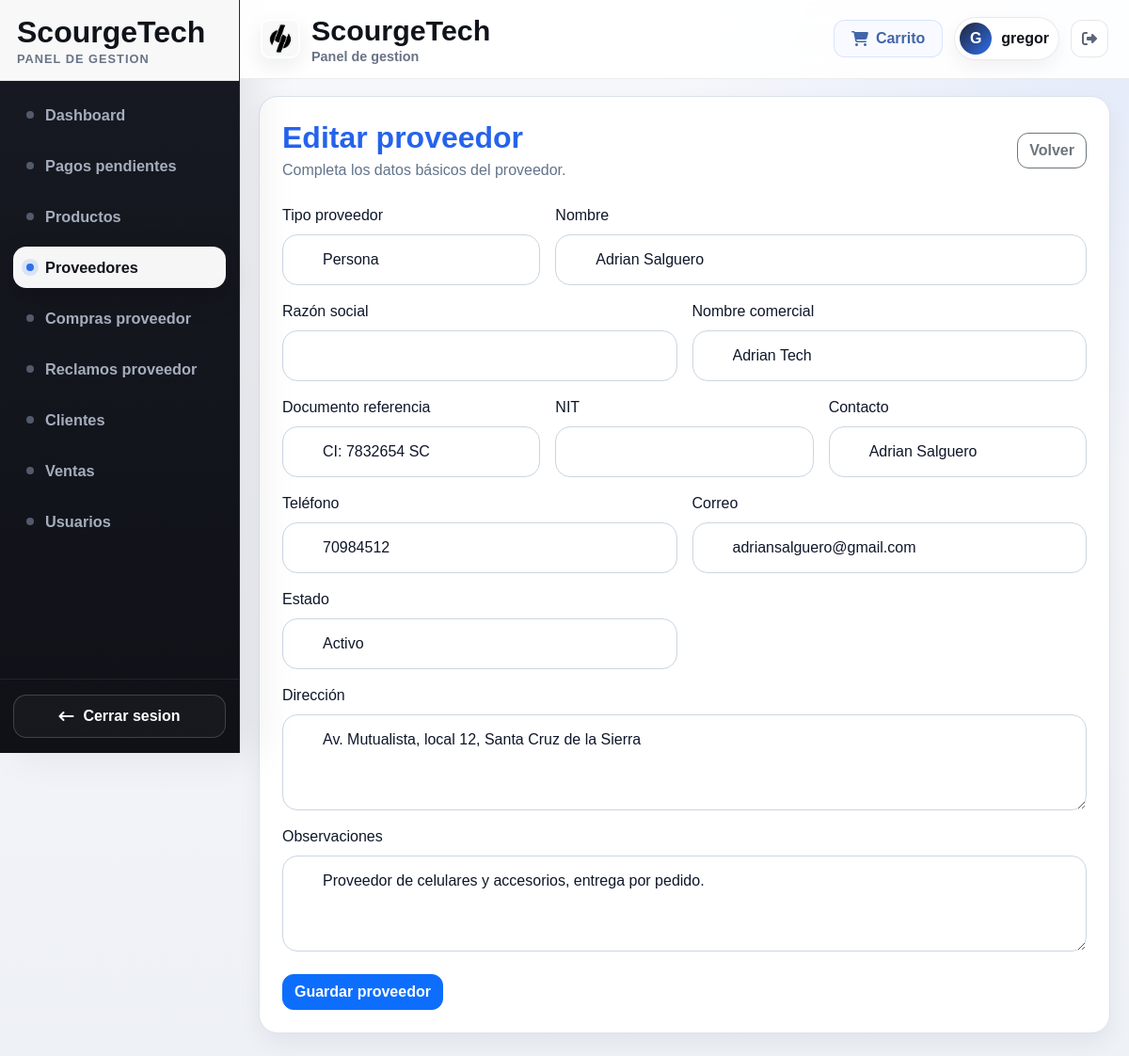
The page /tienda/proveedores/1/editar/ (signed in) on the database its author committed.
### tienda/models.py (models this page shows, shortened)
class Proveedor(models.Model):
    tipo_proveedor = models.CharField(max_length=20, choices=TIPO_PROVEEDOR_CHOICES, default='EMPRESA')
    nombre = models.CharField(max_length=150)
    razon_social = models.CharField(max_length=180, blank=True, default='')
    nombre_comercial = models.CharField(max_length=180, blank=True, default='')
    documento_ref = models.CharField(max_length=50, blank=True, default='')
    nit = models.CharField(max_length=30, blank=True, default='')
    telefono = models.CharField(max_length=30, blank=True, default='')
    email = models.EmailField(blank=True)
    direccion = models.TextField(blank=True)
    contacto = models.CharField(max_length=150, blank=True, default='')
    observaciones = models.TextField(blank=True)
    estado = models.CharField(max_length=20, choices=ESTADO_PROVEEDOR_CHOICES, default='activo')
    created_at = models.DateTimeField(auto_now_add=True)
    updated_at = models.DateTimeField(auto_now=True)
    class Meta:
        ordering = ['nombre']

### tienda/proveedores_views.py (the view)
# urls.py: path('proveedores/<int:pk>/editar/', proveedores_views.proveedor_update, name='proveedor_update'),
@login_required
@user_passes_test(es_staff_o_superuser)
def proveedor_update(request, pk):
    proveedor = get_object_or_404(Proveedor, pk=pk)
    if request.method == 'POST':
        form = ProveedorForm(request.POST, instance=proveedor)
        if form.is_valid():
            form.save()
            messages.success(request, 'Proveedor actualizado correctamente.')
            return redirect('proveedores_list')
    else:
        form = ProveedorForm(instance=proveedor)
    return render(request, 'tienda/proveedor_form.html', {
        'form': form,
        'titulo': 'Editar proveedor',
        'proveedor': proveedor,
    })

### tienda/context_processors.py (called while the page is built, shortened)
def notificacion_pago_cliente(request):
    if not request.user.is_authenticated:
        return {'notificacion_pago_cliente': None}
    venta = (
        Venta.objects
        .select_related('cliente')
        .filter(
            cliente__user=request.user,
            estado_pago__in=['pagado', 'rechazado'],
            notificacion_cliente_vista=False
        )
        .order_by('-fecha')
        .first()
    )
    return {'notificacion_pago_cliente': venta}

def storefront_categories(request):
    current_name = getattr(getattr(request, 'resolver_match', None), 'url_name', '')
    storefront_names = {
        'catalogo_cliente',
        'detalle_producto_cliente',
        'carrito',
        'checkout',
        'factura_view',
    }
    if current_name not in storefront_names:
        return {'storefront_categories': []}

### tienda/proveedores_views.py (called while the page is built)
def es_staff_o_superuser(user):
    return user.is_authenticated and (
        user.is_staff or user.is_superuser or (hasattr(user, 'perfil') and getattr(user.perfil, 'rol', None) == 'superuser')
    )

### templates/tienda/proveedor_form.html (shortened to what this page needs)
{% extends 'base.html' %}
{% block content %}
<div class="page-card">
    <div class="d-flex justify-content-between align-items-center mb-4">
        <div>
            <h2 class="section-title mb-1">{{ titulo }}</h2>
            <p class="section-subtitle mb-0">Completa los datos básicos del proveedor.</p>
        </div>
        <a href="{% url 'proveedores_list' %}" class="btn btn-outline-secondary">Volver</a>
    </div>
    <form method="post">
        <div class="row g-3">
            <div class="col-md-4">
                <label class="form-label">Tipo proveedor</label>
                {{ form.tipo_proveedor }}
            </div>
            <div class="col-md-8">
                <label class="form-label">Nombre</label>
                {{ form.nombre }}
            </div>
            <div class="col-md-6">
                <label class="form-label">Razón social</label>
                {{ form.razon_social }}
            </div>
            <div class="col-md-6">
                <label class="form-label">Nombre comercial</label>
                {{ form.nombre_comercial }}
            </div>
            <div class="col-md-4">
                <label class="form-label">Documento referencia</label>
                {{ form.documento_ref }}
            </div>
            <div class="col-md-4">
                <label class="form-label">NIT</label>
                {{ form.nit }}
            </div>
            <div class="col-md-4">
                <label class="form-label">Contacto</label>
                {{ form.contacto }}
            </div>
            <div class="col-md-6">
                <label class="form-label">Teléfono</label>
                {{ form.telefono }}
            </div>
            <div class="col-md-6">
                <label class="form-label">Correo</label>
                {{ form.email }}
            </div>
            <div class="col-md-6">
                <label class="form-label">Estado</label>
                {{ form.estado }}
            </div>
            <div class="col-12">
                <label class="form-label">Dirección</label>
                {{ form.direccion }}
            </div>
            <div class="col-12">
                <label class="form-label">Observaciones</label>
                {{ form.observaciones }}
            </div>
        </div>
        <div class="mt-4">
            <button type="submit" class="btn btn-primary">Guardar proveedor</button>
        </div>
    </form>
</div>
{% endblock %}

### templates/base.html (shortened to what this page needs)
{% load static %}
<!DOCTYPE html>
<html lang="es">
<head>
    <link rel="stylesheet" href="https://cdn.jsdelivr.net/npm/bootstrap@5.3.3/dist/css/bootstrap.min.css">
    <link rel="stylesheet" href="https://cdnjs.cloudflare.com/ajax/libs/font-awesome/6.5.2/css/all.min.css">
    <link rel="stylesheet" href="{% static 'css/base.css' %}">
    <link rel="stylesheet" href="{% static 'css/dashboard.css' %}">
    <link rel="stylesheet" href="{% static 'css/productos.css' %}">
    <link rel="stylesheet" href="{% static 'css/forms.css' %}">
    <link rel="stylesheet" href="{% static 'css/catalogo.css' %}">
    <link rel="stylesheet" href="{% static 'css/factura.css' %}">
</head>
<body>
{% with current_name=request.resolver_match.url_name %}
{% if user.is_authenticated and user.is_staff and current_name != 'catalogo_cliente' and current_name != 'detalle_producto_cliente' and current_name != 'carrito' and current_name != 'checkout' and current_name != 'factura_view' and current_name != 'login' and current_name != 'password_reset' and current_name != 'account_signup' %}
<div class="sc-admin-shell">
    <aside class="sc-sidebar">
        <div class="sc-sidebar-brand">
            <a href="{% url 'dashboard' %}" class="sc-brand-link">
                <div class="sc-brand-copy">
                    <span class="sc-brand-title">ScourgeTech</span>
                    <small class="sc-brand-subtitle">PANEL DE GESTION</small>
                </div>
            </a>
        </div>
        <nav class="sc-sidebar-nav">
    <a href="{% url 'dashboard' %}" class="sc-nav-link {% if current_name == 'dashboard' %}active{% endif %}">
        <span class="sc-nav-dot"></span>
        <span>Dashboard</span>
    </a>
    <a href="{% url 'pagos_pendientes' %}" class="sc-nav-link {% if current_name == 'pagos_pendientes' %}active{% endif %}">
        <span class="sc-nav-dot"></span>
        <span>Pagos pendientes</span>
    </a>
    <a href="{% url 'productos_list' %}" class="sc-nav-link ">
        <span class="sc-nav-dot"></span>
        <span>Productos</span>
    </a>
   <a href="{% url 'proveedores_list' %}" class="sc-nav-link {% if current_name == 'proveedores_list' or current_name == 'proveedor_create' or current_name == 'proveedor_update' %}active{% endif %}">
    <span class="sc-nav-dot"></span>
    <span>Proveedores</span>
</a>
<a href="{% url 'compras_proveedor_list' %}" class="sc-nav-link {% if current_name == 'compras_proveedor_list' or current_name == 'compra_proveedor_create' or current_name == 'compra_proveedor_detail' %}active{% endif %}">
    <span class="sc-nav-dot"></span>
    <span>Compras proveedor</span>
</a>
<a href="{% url 'reclamos_proveedor_list' %}" class="sc-nav-link ">
    <span class="sc-nav-dot"></span>
    <span>Reclamos proveedor</span>
</a>
    <a href="{% url 'clientes_list' %}" class="sc-nav-link {% if current_name == 'clientes_list' or current_name == 'cliente_create' or current_name == 'cliente_update' or current_name == 'cliente_delete' %}active{% endif %}">
        <span class="sc-nav-dot"></span>
        <span>Clientes</span>
    </a>
    <a href="{% url 'ventas_list' %}" class="sc-nav-link {% if current_name == 'ventas_list' or current_name == 'venta_detail' %}active{% endif %}">
        <span class="sc-nav-dot"></span>
        <span>Ventas</span>
    </a>
    {% if user.is_superuser %}
    <a href="{% url 'usuarios_list' %}" class="sc-nav-link {% if current_name == 'usuarios_list' or current_name == 'usuario_create' or current_name == 'usuario_update' or current_name == 'usuario_delete' %}active{% endif %}">
        <span class="sc-nav-dot"></span>
        <span>Usuarios</span>
    </a>
    {% endif %}
</nav>
        <div class="sc-sidebar-footer">
            <form method="post" action="{% url 'logout' %}">
                <button type="submit" class="sc-logout-btn">
                    <i class="fa-solid fa-arrow-left-long"></i>
                    <span>Cerrar sesion</span>
                </button>
            </form>
        </div>
    </aside>
    <div class="sc-main">
        <header class="sc-topbar">
            <div class="sc-topbar-left">
                <img src="{% static 'img/logo-Scourge.png' %}" alt="Logo ScourgeTech" class="sc-topbar-logo">
                <div class="sc-topbar-copy">
                    <h1 class="sc-topbar-title">ScourgeTech</h1>
                    <div class="sc-topbar-subtitle">Panel de gestion</div>
                </div>
            </div>
            <div class="sc-topbar-right">
                <a href="{% url 'carrito' %}" class="sc-cart-btn">
                    <i class="fa-solid fa-cart-shopping"></i>
                    <span>Carrito</span>
                </a>
                <div class="sc-user-chip">
                    <div class="sc-user-avatar">{{ user.username|first|upper }}</div>
                    <span class="sc-user-name">{{ user.username }}</span>
                </div>
                <form method="post" action="{% url 'logout' %}" class="sc-topbar-logout-form">
                    <button type="submit" class="sc-topbar-logout-btn" aria-label="Salir">
                        <i class="fa-solid fa-right-from-bracket"></i>
                    </button>
                </form>
            </div>
        </header>
        <main class="sc-content-area">
            {% block content %}{% endblock %}
        </main>
    </div>
</div>
{% endif %}
{% endwith %}
</body>
</html>

### static/css/base.css (style rules this page uses)
html, body { margin: 0; padding: 0; min-height: 100%; font-family: Arial, Helvetica, sans-serif; background: #eef3f8; color: #0f172a; }
* { box-sizing: border-box; }
a { text-decoration: none; }
.page-card { display: block !important; visibility: visible !important; opacity: 1 !important; background: #ffffff !important; color: #0f172a !important; border: 1px solid #dbe3ee; border-radius: 20px; box-shadow: 0 10px 25px rgba(15, 23, 42, 0.06); padding: 24px; }
.page-card * { visibility: visible !important; opacity: 1 !important; }
.section-title { font-size: 2rem; font-weight: 800; color: #2563eb; margin: 0; }
.section-subtitle { color: #64748b; font-size: 1rem; }
.search-input, .form-control { width: 100%; border: 1px solid #cbd5e1; border-radius: 16px; padding: 14px 16px 14px 42px; background: #ffffff; color: #0f172a; }
.btn { border-radius: 12px; font-weight: 600; }

### static/css/catalogo.css (style rules this page uses)
:root { --asus-bg: #edf2f7; --asus-surface: #ffffff; --asus-border: #dbe3ee; --asus-text: #0f172a; --asus-muted: #64748b; --asus-dark: #111111; --asus-soft: #f8fafc; --asus-space-950: #060c15; --asus-space-900: #0a1320; --asus-space-850: #101c2b; --asus-space-800: #162538; }

### rows shown on the page
Proveedor: tipo_proveedor "Persona", nombre "Adrian Salguero", nombre_comercial "Adrian Tech", documento_ref "CI: 7832654 SC", contacto "Adrian Salguero", telefono "70984512", email "adriansalguero@gmail.com", estado "Activo", direccion "Av. Mutualista, local 12, Santa Cruz de la Sierra", observaciones "Proveedor de celulares y accesorios, entrega por pedido."

### other values the page prints
{{ user.username|first|upper }} "G"
{{ user.username }} "gregor"
{{ titulo }} "Editar proveedor"
